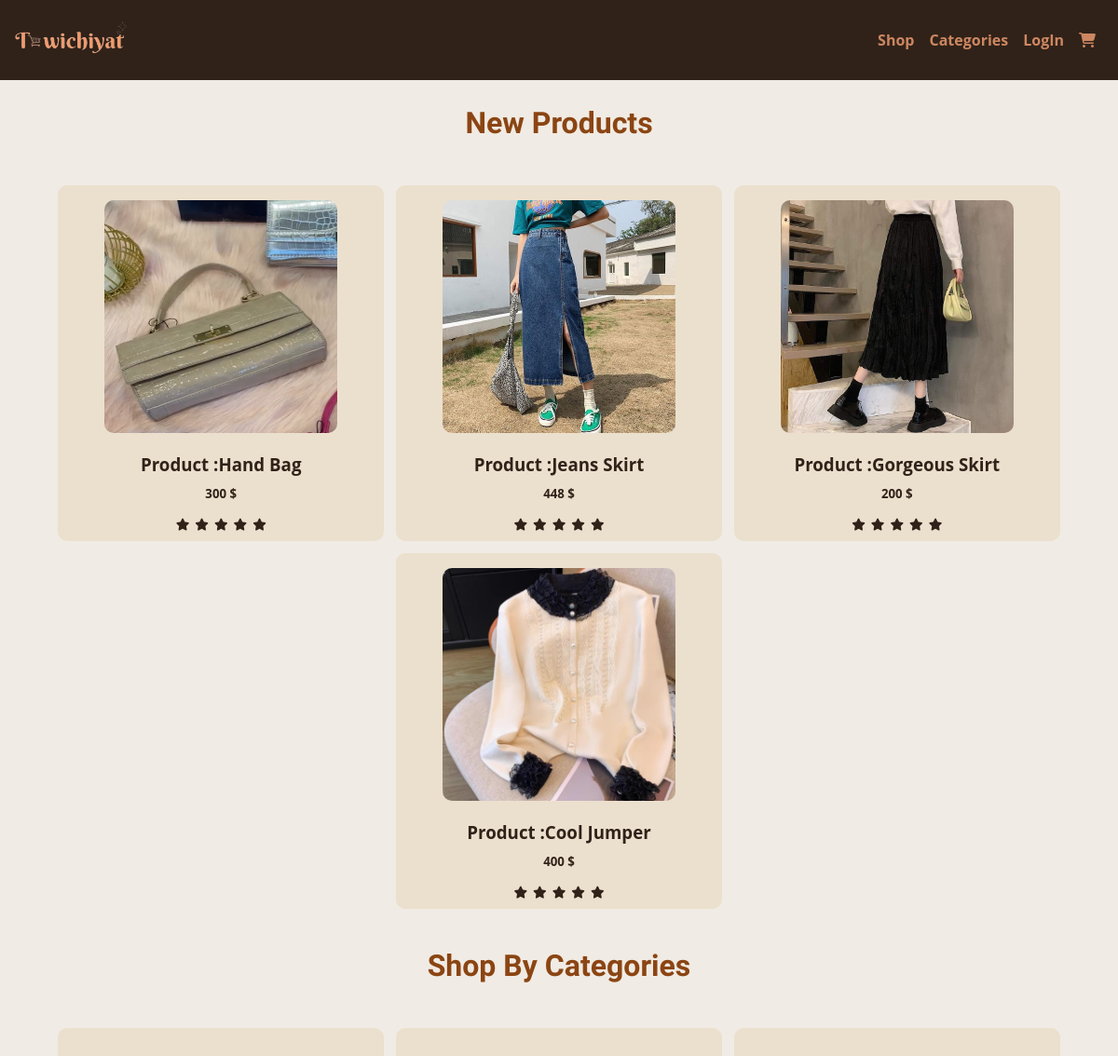
Page /Store/home/ (upper part) on the earlier database version.
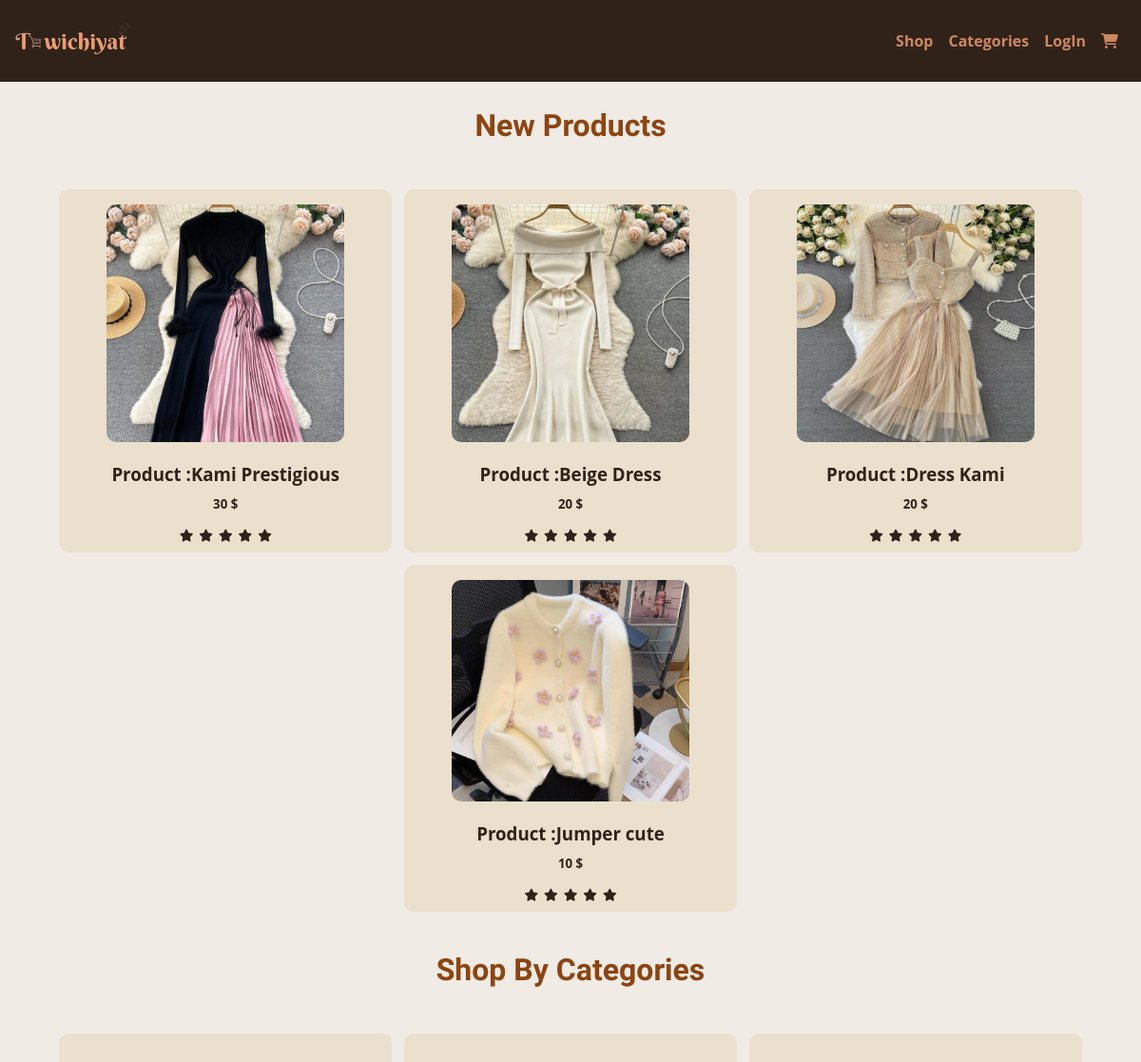
Same page on the later database version.
### vendor_dashboard/models.py (models this page shows, shortened)
class Product(models.Model):
    name = models.CharField(max_length=25,default='Anonymous Product')
    type_p = models.CharField(max_length=25)
    price = models.IntegerField()
    size = models.CharField(max_length=4)
    color = models.CharField(max_length=25)
    description = models.TextField(max_length=400)
    image = models.ImageField(default='default.png', blank=True)
    date = models.DateTimeField(default=datetime.datetime.now, editable=False)
    quantity = models.IntegerField(default=1)
    author = models.ForeignKey(User , null=True, on_delete=models.CASCADE)
    status = models.CharField(max_length=14 , default="Available")

### Store/views.py (the view)
def shop_now(request):
    current_user = request.user
    if current_user.is_anonymous :
       products = Product.objects.all().order_by('date')
    else :
       products = Product.objects.all().order_by('date').exclude(author=current_user)
    latest_products=[]
    if len(products)>=5:
        for i in range(len(products)-1,0,-1):
            if len(latest_products)<4:
                latest_products.append(products[i])
            else:
                break
    collections = Collection.objects.all()
    return render(request,'Store/home.html',{'collections':collections,'products':latest_products})

### Store/context_processors.py (called while the page is built)
def collectionslist(request):
    return {'collectionslist':Collection.objects.filter()}

### Store/models.py (called while the page is built)
    def __str__(self):
        return self.name

### userP/context_processors.py (called while the page is built)
def profiles(request):
    return {'profiles':Profile.objects.all()}

### Store/templates/Store/home.html (shortened to what this page needs)
{% extends 'base_layout.html' %}
{%load static %}
{% block content %}
		<h2 class="shop-titles">New Products</h2>
		<section class="new-products-list">
			{% for product in products %}
				<a class="product" onclick="showProductModal('{{ product.name }}', '{{ product.price }}', '{{ product.image.url }}','{{ product.quantity }}','{{ product.description }}','{{ product.size }}','{{ product.id }}')">
						<img src="{{ product.image.url }}"  alt="product image ">
						<h3>Product :{{ product.name}}</h3>
						<h5>{{ product.price}} $</h5>
						<ul class="list-review">
							<li><i class="fa fa-star checkes"></i></li>
							<li><i class="fa fa-star checkes"></i></li>
							<li><i class="fa fa-star checkes"></i></li>
							<li><i class="fa fa-star "></i></li>
							<li><i class="fa fa-star "></i></li>
						</ul>
				</a>
			{% endfor %}
		</section>
		<h2 class="shop-titles">Shop By Categories</h2>
		<section class="categories-container-list">
			{% for collection in collections %}
			<div class="categorie">
					<a class="row1" href="{% url 'Store:product_category' category_id=collection.id %}">
				  	</a>
			</div>
			{% endfor %}
		</section>
{% endblock  %}

Differences in the rows shown:
no longer on this page (row edited): Product: image (picture), name "Hand Bag", price "300"
no longer on this page (row edited): Product: image (picture), name "Jeans Skirt", price "448"
no longer on this page (row unchanged): Product: image (picture), name "Gorgeous Skirt", price "200"
no longer on this page (row edited): Product: image (picture), name "Cool Jumper", price "400"
added Product: image (picture), name "Kami Prestigious", price "30"
added Product: image (picture), name "Beige Dress", price "20"
added Product: image (picture), name "Dress Kami", price "20"
added Product: image (picture), name "Jumper cute", price "10"
